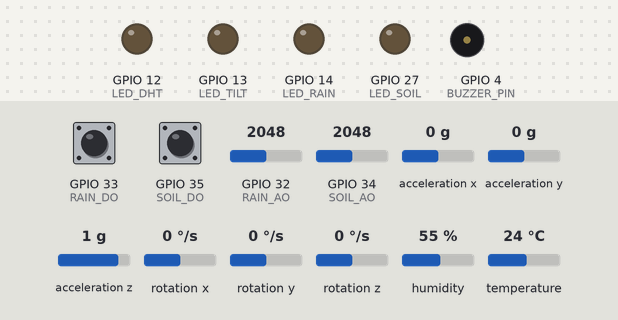
Recording of a sketch running on a simulated ESP32. Shown: output pins drawn as LEDs (lit = HIGH), buzzer (waves = sounding). The inputs (shaded band) are chosen by the test bench; at power-on: acceleration x 0 g, humidity 55 %, GPIO 34 (SOIL_AO) = 2048, GPIO 32 (RAIN_AO) = 2048, GPIO 33 (RAIN_DO) HIGH, GPIO 35 (SOIL_DO) HIGH, acceleration y 0 g, acceleration z 1 g, rotation x 0 °/s, rotation y 0 °/s, rotation z 0 °/s, temperature 24 °C. WiFi joins after 1.5 s; servers stay silent unless stated; what the sketch prints to the serial monitor is not drawn.

Above: at 3.2 s.
3.3 s: acceleration x set to -0.4 g
9.4 s: acceleration x set to -0.7 g
At 9.9 s:
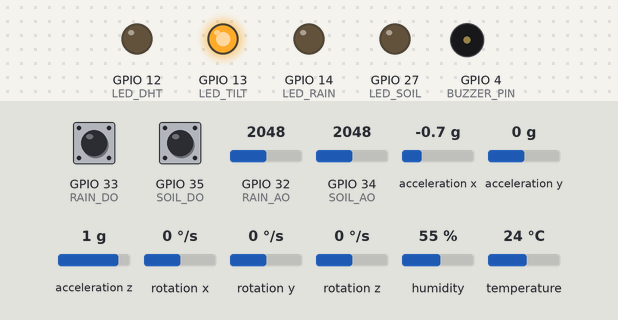
12.9 s: humidity set to 84 %
16.4 s: humidity set to 87 %
At 18.0 s:
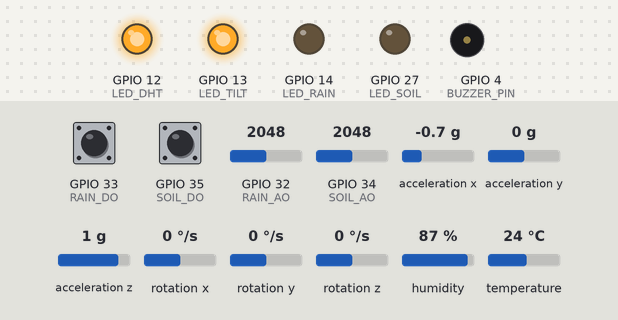
19.9 s: GPIO 34 (SOIL_AO) set to 1859
23.4 s: GPIO 34 (SOIL_AO) set to 1728
At 24.08 s:
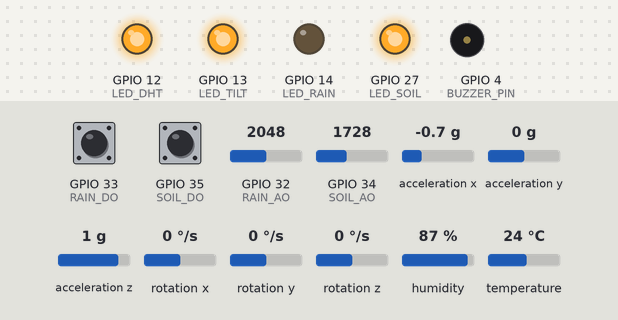
Timing chart, 0 to 27.9 s (numbered marks = the images above; inputs shaded):
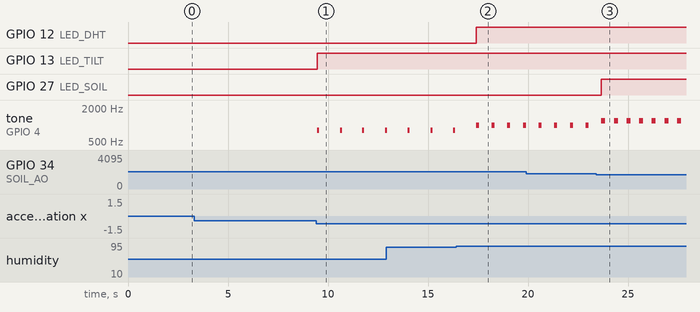

The sketch:

sicurah_esp32_v3_FIXED.ino
```cpp
#include <Wire.h>
#include <DHT.h>
#include <MPU6050.h>
#include <math.h>
#include <WiFi.h>
#include <HTTPClient.h>
#include <ArduinoJson.h>

// ========== DEKLARASI PIN & SENSOR ==========
#define SDA_PIN 21
#define SCL_PIN 22
#define DHTPIN 19
#define DHTTYPE DHT11
#define RAIN_AO 32
#define RAIN_DO 33
#define SOIL_AO 34
#define SOIL_DO 35
#define LED_TILT 13    // 🔴 Merah
#define LED_DHT 12     // ⚪ Putih
#define LED_RAIN 14    // 🔵 Biru
#define LED_SOIL 27    // 🟢 Hijau
#define BUZZER_PIN 4

// ========== OBJEK SENSOR ==========
DHT dht(DHTPIN, DHTTYPE);
MPU6050 mpu;

// ========== KONFIGURASI PARAMETER ==========
int soilWetThreshold = 1800;    // analog < 1800 → tanah basah
int humidityThreshold = 85;     // > 85% → lembab tinggi
int tiltThresholdDeg = 30;      // > 30° → miring

// ========== KONFIGURASI WIFI & SERVER ==========
const char* ssid = ".Antique";
const char* password = "12122121";
const char* serverName = "http://172.19.182.126/MonitoringIOT/api/post_reading.php";
const char* API_KEY = "SICURAH_2024_SECRET_KEY";
const char* NODE_ID = "Node-1";

// ========== VARIABEL TIMING ==========
unsigned long lastSendTime = 0;
const unsigned long SEND_INTERVAL = 30000; // Kirim data setiap 30 detik

void setup() {
  Serial.begin(115200);
  delay(500);

  // ========== INISIALISASI PIN ==========
  pinMode(RAIN_AO, INPUT);
  pinMode(RAIN_DO, INPUT);
  pinMode(SOIL_AO, INPUT);
  pinMode(SOIL_DO, INPUT);
  pinMode(LED_TILT, OUTPUT);
  pinMode(LED_DHT, OUTPUT);
  pinMode(LED_RAIN, OUTPUT);
  pinMode(LED_SOIL, OUTPUT);
  pinMode(BUZZER_PIN, OUTPUT);

  // Matikan semua LED dan buzzer awal
  digitalWrite(LED_TILT, LOW);
  digitalWrite(LED_DHT, LOW);
  digitalWrite(LED_RAIN, LOW);
  digitalWrite(LED_SOIL, LOW);
  digitalWrite(BUZZER_PIN, LOW);

  // ========== INISIALISASI SENSOR ==========
  dht.begin();
  Wire.begin(SDA_PIN, SCL_PIN);
  mpu.initialize();

  Serial.println("===== SISTEM MONITORING SICURAH V3.0 AKTIF =====");
  if (mpu.testConnection()) {
    Serial.println("✅ MPU6050 Terdeteksi");
  } else {
    Serial.println("⚠ MPU6050 Tidak Terdeteksi!");
  }

  // ========== KONEKSI WIFI ==========
  Serial.print("🔗 Menghubungkan ke WiFi: ");
  Serial.println(ssid);
  WiFi.begin(ssid, password);

  int attempts = 0;
  while (WiFi.status() != WL_CONNECTED && attempts < 20) {
    delay(500);
    Serial.print(".");
    attempts++;
  }

  if (WiFi.status() == WL_CONNECTED) {
    Serial.println("\n✅ WiFi Terhubung!");
    Serial.print("📡 Alamat IP ESP32: ");
    Serial.println(WiFi.localIP());
  } else {
    Serial.println("\n❌ WiFi Gagal Terhubung!");
  }

  Serial.println("===============================================");
}

void loop() {
  // ========== BACA SEMUA SENSOR ==========
  int rainAnalog = analogRead(RAIN_AO);
  int rainDigital = digitalRead(RAIN_DO);
  int soilAnalog = analogRead(SOIL_AO);
  int soilDigital = digitalRead(SOIL_DO);
  float temperature = dht.readTemperature();
  float humidity = dht.readHumidity();

  // Baca sensor MPU6050
  int16_t ax, ay, az;
  mpu.getAcceleration(&ax, &ay, &az);
  float pitch = atan2(ax, sqrt(ay * ay + az * az)) * 180.0 / PI;
  float roll = atan2(ay, sqrt(ax * ax + az * az)) * 180.0 / PI;
  float tilt = max(abs(pitch), abs(roll));

  // ========== LOGIKA KONDISI ==========
  bool isRaining   = (rainDigital == LOW);
  bool soilWet     = (soilAnalog < soilWetThreshold) || (soilDigital == LOW);
  bool humidHigh   = (humidity > humidityThreshold);
  bool tiltDanger  = (tilt > tiltThresholdDeg);

  // ========== INDIKATOR LED ==========
  digitalWrite(LED_RAIN, isRaining ? HIGH : LOW);
  digitalWrite(LED_SOIL, soilWet ? HIGH : LOW);
  digitalWrite(LED_DHT, humidHigh ? HIGH : LOW);
  digitalWrite(LED_TILT, tiltDanger ? HIGH : LOW);

  // ========== HITUNG JUMLAH BAHAYA ==========
  int dangerCount = (isRaining ? 1 : 0) + (soilWet ? 1 : 0) +
                   (humidHigh ? 1 : 0) + (tiltDanger ? 1 : 0);

  // ========== KENDALI BUZZER ==========
  kontrolBuzzer(dangerCount);

  // ========== TAMPILKAN DI SERIAL MONITOR ==========
  tampilkanSerialMonitor(rainAnalog, rainDigital, soilAnalog, soilDigital,
                        temperature, humidity, tilt, pitch, roll, dangerCount);

  // ========== KIRIM DATA KE SERVER ==========
  unsigned long currentTime = millis();
  if (currentTime - lastSendTime >= SEND_INTERVAL) {
    lastSendTime = currentTime;

    if (WiFi.status() == WL_CONNECTED) {
      kirimDataKeServer(rainAnalog, soilAnalog, temperature, tilt);
    } else {
      Serial.println("⚠ WiFi tidak terhubung! Mencoba reconnect...");
      setupWiFi();
    }
  }

  delay(100); // Delay kecil untuk stabilitas
}

// ========== FUNGSI KENDALI BUZZER ==========
void kontrolBuzzer(int dangerCount) {
  if (dangerCount == 0) {
    noTone(BUZZER_PIN);
  }
  else if (dangerCount == 1) {
    tone(BUZZER_PIN, 800);
    delay(100);
    noTone(BUZZER_PIN);
    delay(900);
  }
  else if (dangerCount == 2) {
    tone(BUZZER_PIN, 1000);
    delay(150);
    noTone(BUZZER_PIN);
    delay(500);
  }
  else if (dangerCount == 3) {
    tone(BUZZER_PIN, 1200);
    delay(200);
    noTone(BUZZER_PIN);
    delay(300);
  }
  else if (dangerCount >= 4) {
    for (int i = 0; i < 4; i++) {
      tone(BUZZER_PIN, 1800);
      delay(150);
      tone(BUZZER_PIN, 2000);
      delay(150);
      noTone(BUZZER_PIN);
      delay(80);
    }
  }
}

// ========== FUNGSI TAMPILKAN SERIAL MONITOR ==========
void tampilkanSerialMonitor(int rainAnalog, int rainDigital, int soilAnalog,
                           int soilDigital, float temperature, float humidity,
                           float tilt, float pitch, float roll, int dangerCount) {
  Serial.println("\n===== STATUS SENSOR =====");
  Serial.printf("💧 Rain AO=%d DO=%d → %s\n", rainAnalog, rainDigital,
                (rainDigital == LOW) ? "HUJAN" : "TIDAK HUJAN");
  Serial.printf("🌱 Soil AO=%d DO=%d → %s\n", soilAnalog, soilDigital,
                (soilAnalog < soilWetThreshold || soilDigital == LOW) ? "TANAH BASAH" : "KERING");
  Serial.printf("🌤 DHT Suhu=%.1f°C | Lembab=%.1f%% → %s\n", temperature, humidity,
                (humidity > humidityThreshold) ? "LEMBAB TINGGI" : "NORMAL");
  Serial.printf("⚠ MPU6050 Tilt=%.2f° (Pitch=%.2f°, Roll=%.2f°) → %s\n", tilt, pitch, roll,
                (tilt > tiltThresholdDeg) ? "MIRING" : "NORMAL");
  Serial.printf("🔢 Jumlah Kondisi Bahaya: %d\n", dangerCount);

  // Status berdasarkan dangerCount
  if (dangerCount == 0) Serial.println("✅ STATUS: AMAN");
  else if (dangerCount == 1) Serial.println("⚠ PERINGATAN: Satu kondisi terdeteksi!");
  else if (dangerCount == 2) Serial.println("🚨 SIAGA: Dua kondisi aktif!");
  else if (dangerCount == 3) Serial.println("🚨⚠ BAHAYA TINGGI: Tiga kondisi aktif!");
  else Serial.println("🚨🚨🚨 BAHAYA MAKSIMUM: Semua sensor melebihi ambang batas!");
  Serial.println("====================================");
}

// ========== FUNGSI KIRIM DATA KE SERVER (FIXED!) ==========
void kirimDataKeServer(int rainAnalog, int soilAnalog, float temperature, float tilt) {
  HTTPClient http;

  // Buat JSON payload dengan format yang BENAR
  StaticJsonDocument<512> doc;
  doc["node_id"] = NODE_ID;
  doc["api_key"] = API_KEY;

  JsonArray readings = doc.createNestedArray("readings");

  // PENTING: Harus ada field "sensor_type" dan "value" untuk setiap sensor!
  JsonObject rainData = readings.createNestedObject();
  rainData["sensor_type"] = "rain";
  rainData["value"] = rainAnalog;  // ✅ PHP butuh field "value"

  JsonObject soilData = readings.createNestedObject();
  soilData["sensor_type"] = "soil_moisture";
  soilData["value"] = soilAnalog;  // ✅ PHP butuh field "value"

  JsonObject tempData = readings.createNestedObject();
  tempData["sensor_type"] = "temperature";
  tempData["value"] = temperature;  // ✅ PHP butuh field "value"

  JsonObject tiltData = readings.createNestedObject();
  tiltData["sensor_type"] = "tilt";
  tiltData["value"] = tilt;  // ✅ PHP butuh field "value"

  String jsonString;
  serializeJson(doc, jsonString);

  Serial.println("📡 Mengirim data ke server...");
  Serial.println("JSON Payload: " + jsonString);

  http.begin(serverName);
  http.addHeader("Content-Type", "application/json");

  int httpResponseCode = http.POST(jsonString);

  if (httpResponseCode > 0) {
    Serial.printf("✅ Data terkirim ke server (Kode: %d)\n", httpResponseCode);
    String response = http.getString();
    Serial.println("Response: " + response);
  } else {
    Serial.printf("❌ Gagal kirim! Kode: %d\n", httpResponseCode);
    Serial.println("Error: " + http.errorToString(httpResponseCode));
  }

  http.end();
}

// ========== FUNGSI SETUP WIFI (UNTUK RECONNECT) ==========
void setupWiFi() {
  Serial.println("Mencoba menghubungkan ke WiFi...");
  WiFi.begin(ssid, password);

  int attempts = 0;
  while (WiFi.status() != WL_CONNECTED && attempts < 10) {
    delay(1000);
    Serial.print(".");
    attempts++;
  }

  if (WiFi.status() == WL_CONNECTED) {
    Serial.println("\n✅ WiFi Terhubung Kembali!");
  }
}
```

Measured:
- the behaviour switches between -0.5 and -0.6 g on acceleration x (found by bisection; images 0 and 1)
- the behaviour switches between 85 and 86 % on humidity (found by bisection; images 1 and 2)
- the behaviour switches between 1800 and 1799 on GPIO 34 (SOIL_AO) (found by bisection; images 2 and 3)
- after the input at 3.3 s, every drawn part: stays the same
- after the input at 9.4 s, GPIO 13 (LED_TILT): LOW → HIGH after 0.05 s; tone on GPIO 4 (BUZZER_PIN): alternates 800 Hz for 0.10 s and silent for 1.0 s, starting after 0.05 s
- after the input at 16.4 s, GPIO 12 (LED_DHT): LOW → HIGH after 1.0 s; tone on GPIO 4 (BUZZER_PIN): alternates 1000 Hz for 0.15 s and silent for 0.62 s, starting after 1.0 s
- after the input at 23.4 s, GPIO 27 (LED_SOIL): LOW → HIGH after 0.26 s
